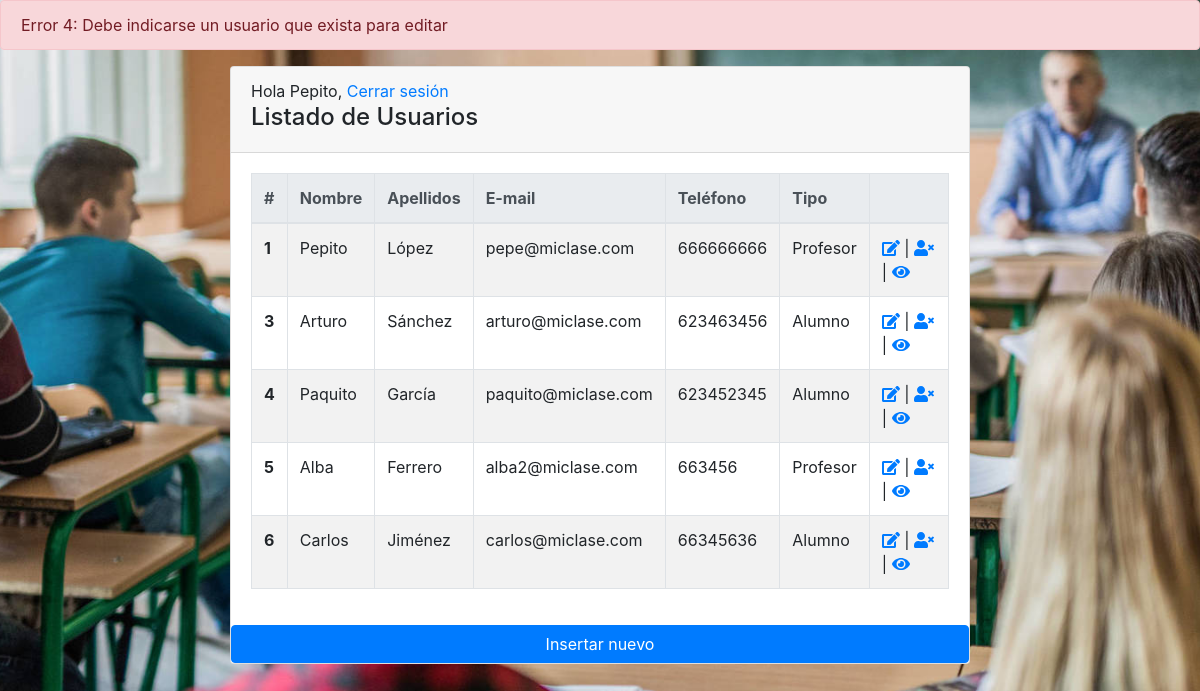
/users.php?error=4 (signed in), run on the app's committed database.
### tables this page shows
CREATE TABLE `usuarios` (
  `id` int(11) NOT NULL,
  `nombre` varchar(25) NOT NULL,
  `apellidos` varchar(50) NOT NULL,
  `email` varchar(50) NOT NULL,
  `telefono` varchar(20) NOT NULL,
  `contrasena` varchar(20) NOT NULL,
  `tipo_usuario` int(11) NOT NULL,
  `imagen` varchar(100) NOT NULL
);

### users.php (the view, shortened to what this page needs)
<?php
	include("sesiones.php");
	include_once("functions.php");
	if (!$enlace = conectarDB()) {
		irA("index.php?error=yes");
	}
?>
<!DOCTYPE html>
<html lang="en" xmlns:th="http://www.thymeleaf.org">
<head>
<?php
	include("head.php");
?>
</head>
<body>
	<?php if (isset($_GET["error"])) mostrarError($_GET["error"]); ?>
	<div class="container">
	<div class="mx-auto col-sm-8 main-section" id="myTab" role="tablist">
		<div class="tab-pane fade show active" id="list" role="tabpanel" aria-labelledby="list-tab">
			<div class="card">
				<div class="card-header">
					<h4>Listado de Usuarios</h4>
				</div>
				<div class="card-body">
					<div class="table-responsive">
						<table id="userList" class="table table-bordered table-hover table-striped">
							<thead class="thead-light">
							<tr>
								<th scope="col">#</th>
								<th scope="col">Nombre</th>
								<th scope="col">Apellidos</th>
								<th scope="col">E-mail</th>
								<th scope="col">Teléfono</th>
								<th scope="col">Tipo</th>
								<th></th>
							</tr>
							</thead>
							<tbody>
						<?php
							$tipos_de_usuarios = array("Alumno", "Profesor");
							$consulta = "SELECT * FROM usuarios";
							$resultado = mysqli_query($enlace, $consulta);
							while ($row = mysqli_fetch_array($resultado)) {
						?>
								<tr>
									<th scope="row"><?php echo $row["id"]; ?></th>
									<td><?php echo $row["nombre"]; ?></td>
									<td><?php echo $row["apellidos"]; ?></td>
									<td><?php echo $row["email"]; ?></td>
									<td><?php echo $row["telefono"]; ?></td>
									<td><?php echo $tipos_de_usuarios[$row["tipo_usuario"]]; ?></td>
									<td>
										<a href="edit.php?id=<?php echo $row["id"]; ?>"><i class="fas fa-edit"></i></a> |
										<a href="users.php?borrar=<?php echo $row["id"]; ?>"><i class="fas fa-user-times"></i></a>|
										<a href="ver.php?id=<?php echo $row["id"]; ?>"><i class="fas fa-eye"></i></a>
									</td>
								</tr>
						<?php
							}
						?>
							</tbody>
						</table>
					</div>
				</div>
				<a class="btn btn-primary" href="insert.php">Insertar nuevo</a>
			</div>
		</div>
	</div>
</div>
</body>
</html>

### static/css/index.css (style rules this page uses)
body { background: url(../img/background.jpg) no-repeat center center fixed; background-size: cover; }
.main-section { margin:0 auto; padding: 0; }

### data on the page
usuarios: id "1", nombre "Pepito", apellidos "López", email "pepe@miclase.com", telefono "666666666", tipo_usuario "Profesor"
usuarios: id "3", nombre "Arturo", apellidos "Sánchez", email "arturo@miclase.com", telefono "623463456", tipo_usuario "Alumno"
usuarios: id "4", nombre "Paquito", apellidos "García", email "paquito@miclase.com", telefono "623452345", tipo_usuario "Alumno"
usuarios: id "5", nombre "Alba", apellidos "Ferrero", email "alba2@miclase.com", telefono "663456", tipo_usuario "Profesor"
usuarios: id "6", nombre "Carlos", apellidos "Jiménez", email "carlos@miclase.com", telefono "66345636", tipo_usuario "Alumno"

### other printed values
$codigo_error "4"
$_SESSION["nombre"] "Pepito"
